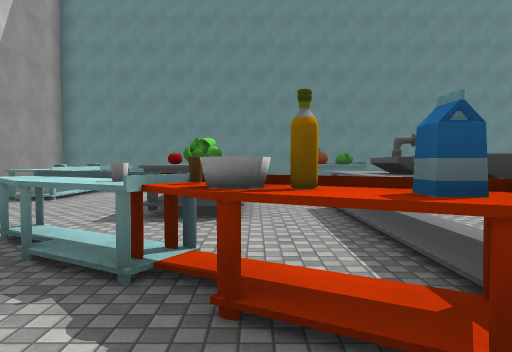
view 1 (above)

22 first-person views from a walk through a 3-D level made in the Unity game engine. The camera is 1.4 m above the floor, tilts 2° down and sees 70° across. The floor is counted in squares, 2 m on a side. Each view is taken from the middle of a square. On the plan, view 1 faces up. The plan holds only what a view shows up to about 11 squares ahead; the rest is blank. The place goes on beyond the plan. The player is left out. Some surface patterns are stand-ins.

view 2
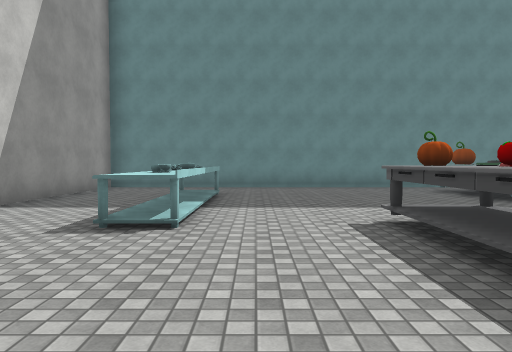

view 3
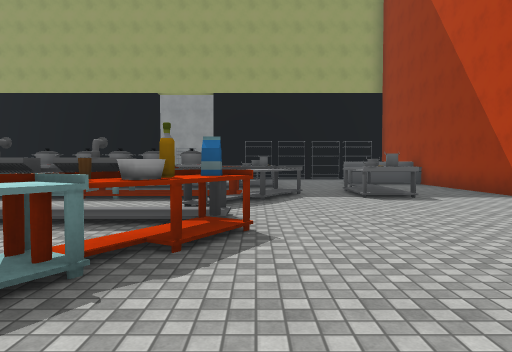

view 4
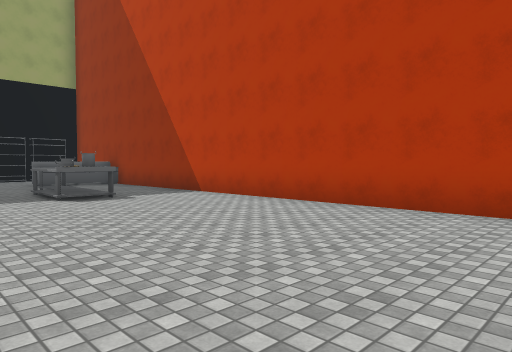

view 5
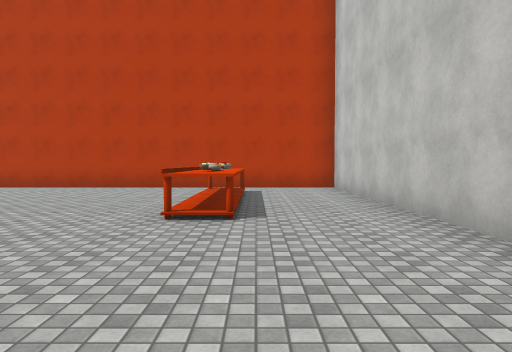

view 6
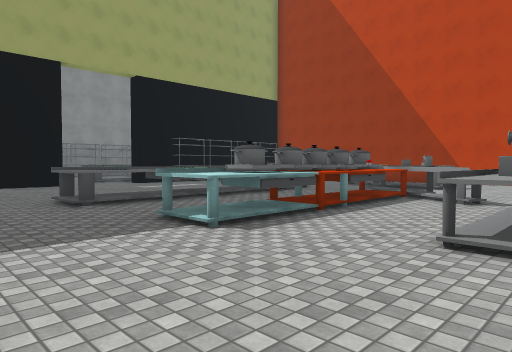

view 7
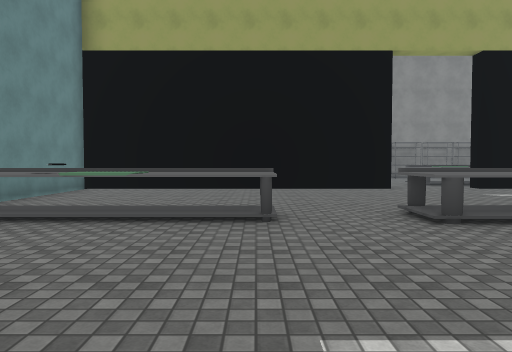

view 8
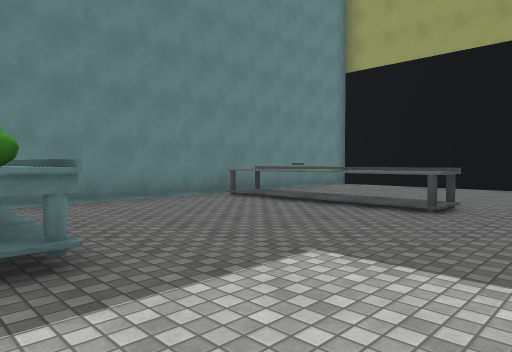

view 9
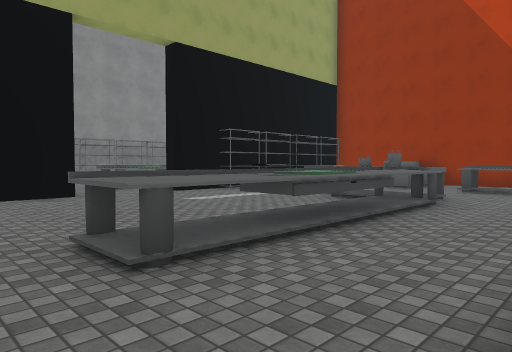

view 10
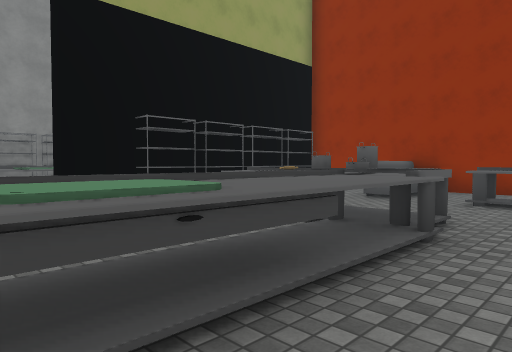

view 11
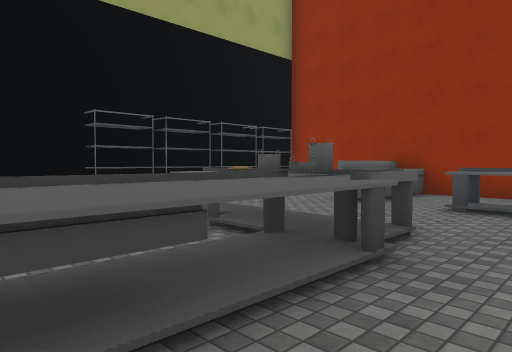

view 12
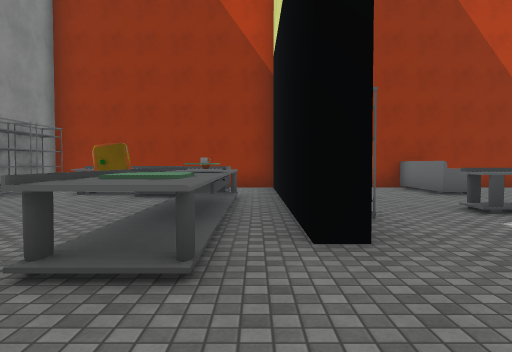

view 13
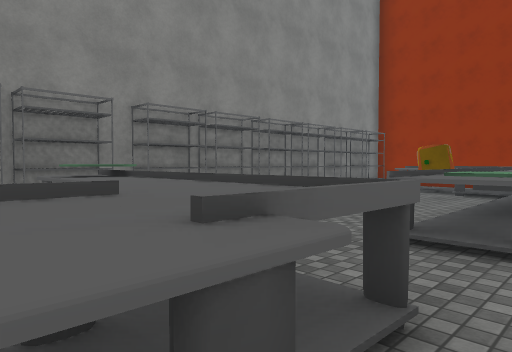

view 14
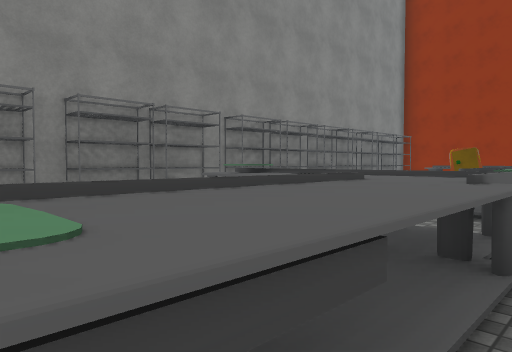

view 15
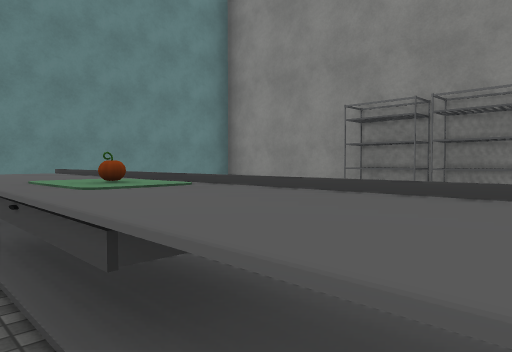

view 16
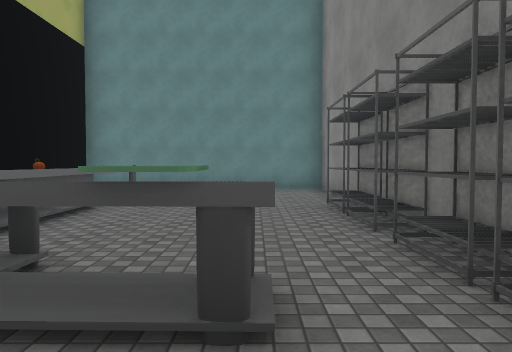

view 17
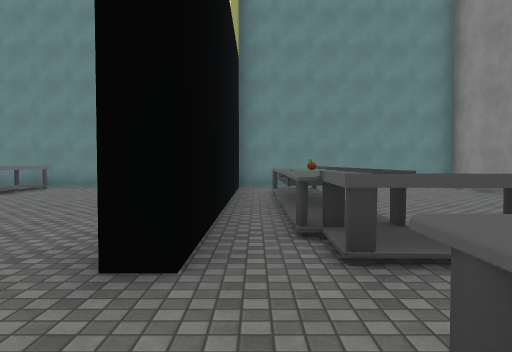

view 18
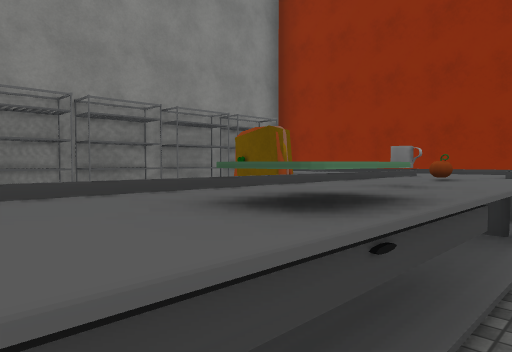

view 19
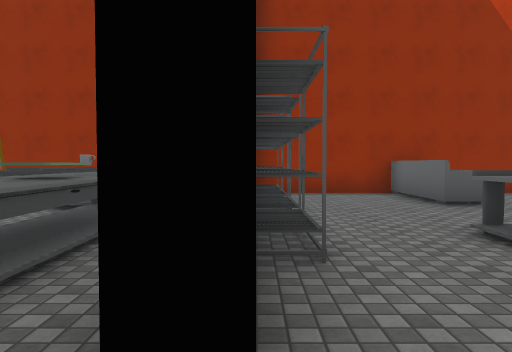

view 20
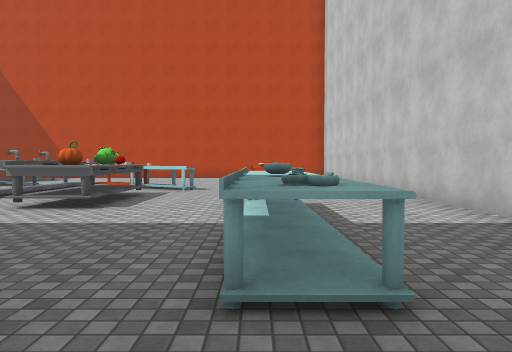

view 21
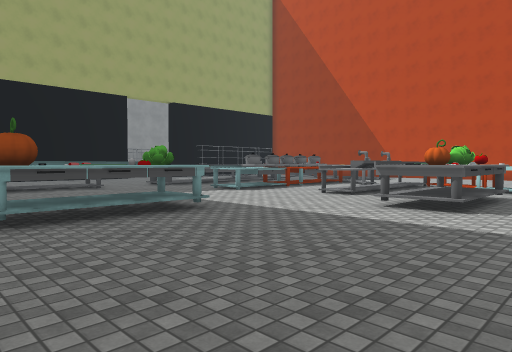

view 22
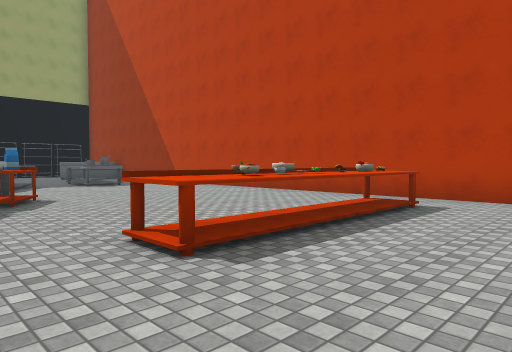

### Floor plan
Key: @ floor where view 1 was taken; # wall or solid block; . floor; ^ raised ledge; O other object.
Columns run from 8 left of view 1 to 20 right of it. Each row starts with its distance up from view 1.
 14 #############################
 13 #...............^....#......#
 12 #.........OO....O....#.^ ...#
 11 #...O.....OO....O....#.^ ...#
 10 #...O.....OO....^....#.O...O#
  9 #...O...........^....#.O....#
  8 #...O................#.^...O#
  7 #...^..O........^....#.^...O#
  6 #......O.....O..^....#.OOOO.#
  5 #......O..O..O..O..........O#
  4 #.........O..O..O......^. .O#
  3 #.....OO..O..O..^......O..  #
  2 #......OO.^O.O..^....#.O.. O#
  1 #...^....O..OO..OOO..O.O...O#
  0 #...O...@....O.......O.O...O#
 -1 #...O................#.O.O..#
 -2 #... ........OOO.O...O.OOOOO#
 -3 #...O............O...O.  ..O#
 -4 #................O...#.   ..#
 -5 #############################

Positions as (right, up) in squares from view 1, and headings:
1: (0, 0), facing up
2: (-3, 3), facing up
3: (-3, 1), facing right
4: (-3, 1), facing down-right
5: (-5, 6), facing down
6: (1, 9), facing down-right
7: (3, 9), facing right
8: (2, 7), facing up-right
9: (5, 8), facing down-right
10: (6, 5), facing down-right
11: (6, 4), facing down-right
12: (14, 6), facing down
13: (14, 7), facing down-right
14: (14, 9), facing down-right
15: (14, 7), facing up-right
16: (18, 4), facing up
17: (14, 3), facing up
18: (14, 2), facing down-right
19: (13, 4), facing down
20: (-4, 13), facing down
21: (-3, 13), facing down-right
22: (-7, 3), facing down-right
